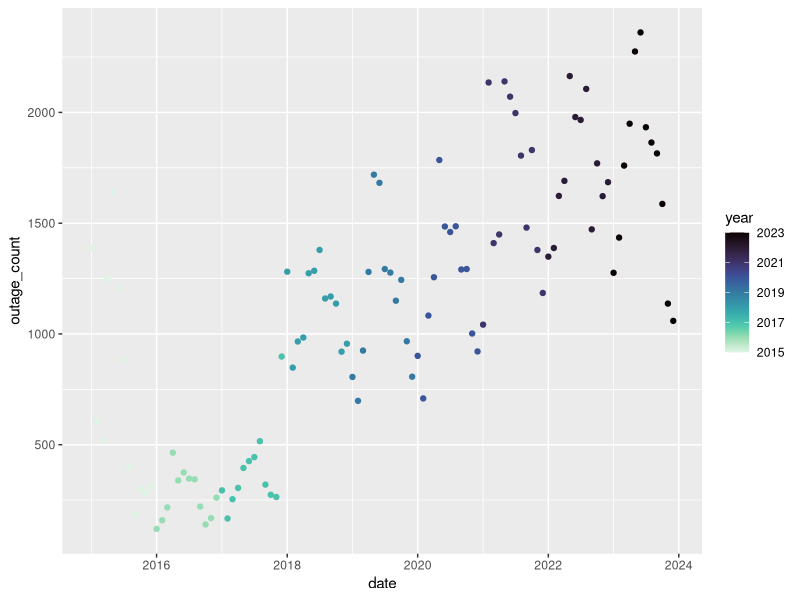
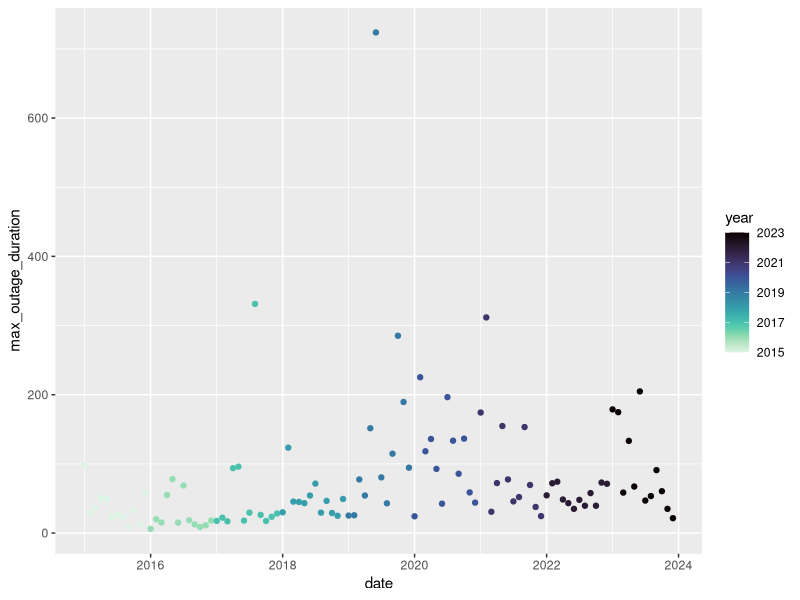
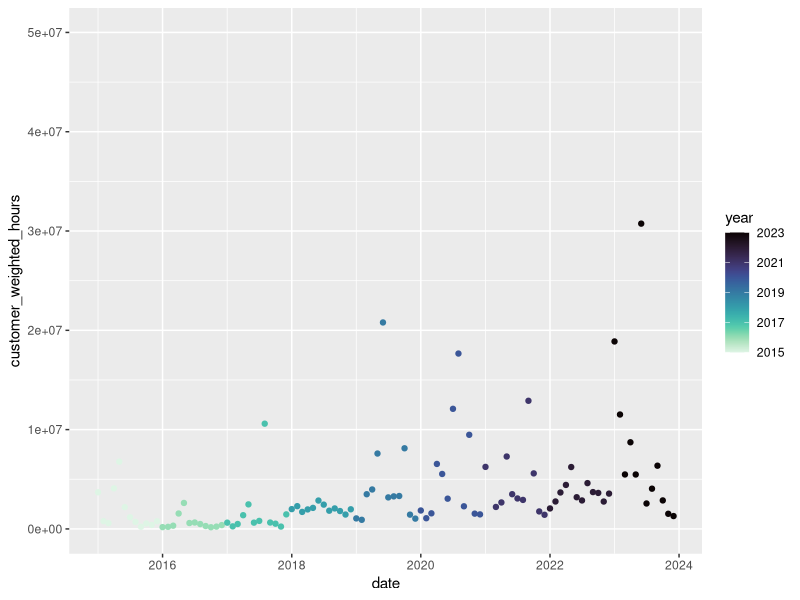

The R script that drew these images, in order:
## ---- chunk 1
library(tidyverse)
library(lubridate)
library(here)
library(viridis)
library(ggplot2)

here()
## ---- chunk 2
TX <- read.csv(here('./Data/Processed/outage_group_TX.csv'))
TX <- TX %>% 
  mutate(
    date = my(paste0(month, "-", year)))

## ---- chunk 3
TX_outage_count <- ggplot(TX, 
                         aes(x = date,
                             y = outage_count,
                             color = year))+
  geom_point()+
  scale_color_viridis(option = "mako", direction = -1)
  
TX_outage_count  

TX_outage_duration <- ggplot(TX, 
                         aes(x = date,
                             y = max_outage_duration,
                             color = year))+
  geom_point()+
  scale_color_viridis(option = "mako", direction = -1)
  
TX_outage_duration

TX_outage_weighted <- ggplot(TX, 
                         aes(x = date,
                             y = customer_weighted_hours,
                             color = year))+
  geom_point()+
  scale_color_viridis(option = "mako", direction = -1)+
  ylim(0,50000000)
  
TX_outage_weighted

## ---- chunk 4


